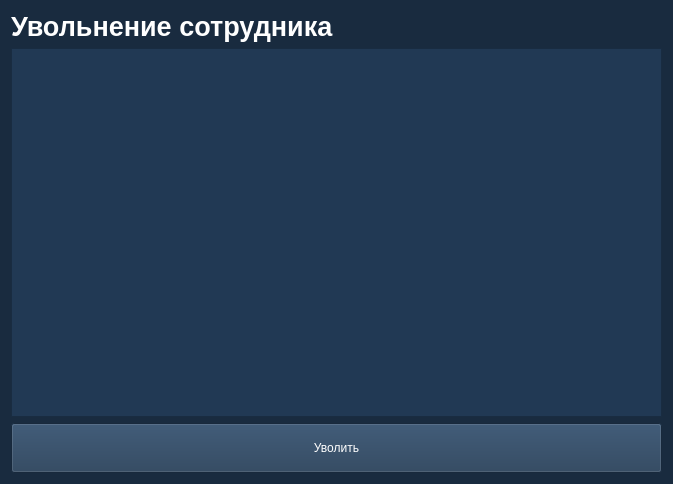
<?xml version="1.0" encoding="UTF-8"?>
<ui version="4.0">
 <class>WorkerFire</class>
 <widget class="QWidget" name="WorkerFire">
  <property name="geometry">
   <rect>
    <x>0</x>
    <y>0</y>
    <width>673</width>
    <height>484</height>
   </rect>
  </property>
  <property name="windowTitle">
   <string>Form</string>
  </property>
  <property name="styleSheet">
   <string notr="true">background-color: rgb(25,43,63)</string>
  </property>
  <layout class="QVBoxLayout" name="verticalLayout">
   <item>
    <widget class="QLabel" name="label_7">
     <property name="text">
      <string>&lt;html&gt;&lt;head/&gt;&lt;body&gt;&lt;p&gt;&lt;span style=&quot; font-size:20pt; font-weight:600; color:#ffffff;&quot;&gt;Увольнение сотрудника&lt;/span&gt;&lt;/p&gt;&lt;/body&gt;&lt;/html&gt;</string>
     </property>
     <property name="textFormat">
      <enum>Qt::MarkdownText</enum>
     </property>
    </widget>
   </item>
   <item>
    <widget class="QListView" name="workers_list">
     <property name="styleSheet">
      <string notr="true">background-color: rgb(33, 57, 84);
color: rgb(255, 255, 255);
selection-background-color: rgb(65, 116, 167);
selection-color: rgb(25, 44, 64);
border-color: rgb(25,43,63);</string>
     </property>
     <property name="editTriggers">
      <set>QAbstractItemView::NoEditTriggers</set>
     </property>
    </widget>
   </item>
   <item>
    <layout class="QHBoxLayout" name="horizontalLayout">
     <item>
      <widget class="QPushButton" name="fire_button">
       <property name="minimumSize">
        <size>
         <width>0</width>
         <height>50</height>
        </size>
       </property>
       <property name="styleSheet">
        <string notr="true">background-color: rgb(33, 57, 84);
color: rgb(255, 255, 255);
selection-background-color: rgb(65, 116, 167);
selection-color: rgb(25, 44, 64);
border-color: rgb(25,43,63);</string>
       </property>
       <property name="text">
        <string>Уволить</string>
       </property>
      </widget>
     </item>
    </layout>
   </item>
  </layout>
 </widget>
 <resources/>
 <connections/>
</ui>
